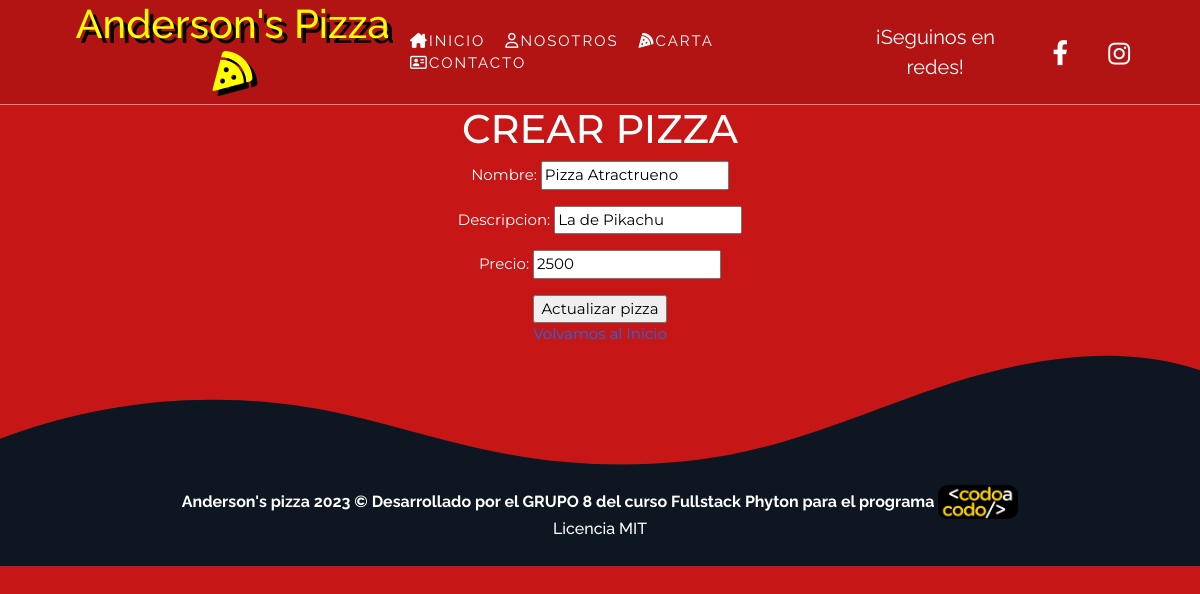
The app's page /pizzas/0/update/ with its own data.
### app_pizzas/models.py (models this page shows, shortened)
class Pizza(models.Model):
    nombre  =  models.CharField(max_length=200)
    descripcion  = models.CharField(max_length=200)
    precio     = models.FloatField(blank=True, null=True)
    class Meta:
        db_table = "table_pizza"

### app_pizzas/views.py (the view)
# urls.py: path("<int:pk>/update/", PizzasUpdateView.as_view(), name="update"),
class PizzasUpdateView(PizzeriaBaseView, UpdateView):
    template_name = "pizza_create.html"
    extra_context = {
       "tipo": "Actualizar pizza"
    }

### app_pizzas/templates/pizza_create.html (shortened to what this page needs)
{% extends 'base.html' %}
{% block content %}
<main>
    <div class="main">
        <h1>CREAR PIZZA</h1>
        <form method="post">
            <div>{{form.as_p}}</div>
            <input type="submit" value="{{ tipo }}" />
        </form>
        <a href="{% url 'pizzas:all' %}">Volvamos al Inicio</a>
    </div>
</main>
{% endblock %}

### static/css/index.css (style rules this page uses)
body { background-color: rgb(198, 22, 22); font-family: "Raleway", sans-serif; }
main { font-family: "Montserrat", sans-serif; font-size: 15px; text-align: center; color: white; }
a { text-decoration: none; }

### records on screen
Pizza: nombre "Pizza Atractrueno", descripcion "La de Pikachu", precio "2500"
